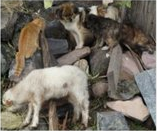
//> input picture homework/zad9_opencv/res/animals.png, 157 x 131 px
$ ./line_match2 res/animals.png   (built with g++ and OpenCV 4)
//> lines starting //> are read from the running program, lines starting //| are printed output that depends on the picture; after the words box and inside, x2 and y2 are one past the last pixel; in counts of white or black regions, pixels touching at a corner belong together
#include <opencv2/core.hpp>
#include <opencv2/imgproc.hpp>
#include <opencv2/highgui.hpp>

#include <iostream>
#include <mutex>
#include <future>
#include <thread>

void show_wait_destroy(const char* winname, const cv::Mat& img) {
    cv::imshow(winname, img);
    cv::moveWindow(winname, 500, 0);
    cv::waitKey(0);
    cv::destroyWindow(winname);
}

cv::Mat createMatLineAlpha( const cv::Size& size, int iAlpha )
{
    cv::Mat mat(size, CV_8U);
    cv::Point origin( size.width / 2, size.height / 2 );
    double dRad = ( iAlpha * M_PI ) / 180.0;

    if ( iAlpha != 90 )
    {
        for( int iCol = 0; iCol < size.width; ++iCol )
        {
            double dValue = std::tan(dRad) * ( iCol - origin.x );
            int iPos = origin.y - std::lround(dValue);

            if ( iPos >= 0 && iPos < size.height )
            {
                mat.at<unsigned char>( iPos , iCol) = 1;
            }
        }
    }
    else
    {
        for ( int iRow = 0; iRow < size.height; ++iRow )
        {
            mat.at<unsigned char>(iRow, origin.x) = 1;
        }
    }

    return mat;
}

auto lineMatchFunction = [](const cv::Mat& bw_image, const cv::Size& size, int alpha)
{
    // Create structure element for extracting lines through morphology operations
    cv::Mat imgStructure = createMatLineAlpha(size, alpha);
    cv::Mat imgLocal = bw_image.clone();

    // Apply morphology operations
    cv::erode(imgLocal, imgLocal, imgStructure, cv::Point(-1, -1));
    cv::dilate(imgLocal, imgLocal, imgStructure, cv::Point(-1, -1));

    return imgLocal;
};

int main( int argc, char** argv )
{
    cv::CommandLineParser parser(argc, argv, "{@input | notes.png | input image}");
    cv::Mat src = cv::imread( cv::samples::findFile( parser.get<cv::String>("@input") ), cv::IMREAD_COLOR);
//> src is the input picture: 131 rows x 157 cols, CV_8UC3; mean B, G, R 95.4, 106.1, 112.5
    if (src.empty())
    {
        std::cout << "Could not open or find the image!\n" << std::endl;
        std::cout << "Usage: " << argv[0] << " <Input image>" << std::endl;
        return -1;
    }

    // Show source image
    cv::imshow("src", src);

    // Transform source image to gray if it is not already
    cv::Mat gray;
    if (src.channels() == 3)
    {
        cvtColor(src, gray, cv::COLOR_BGR2GRAY);
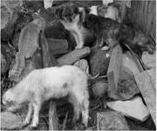
//> gray: 131 rows x 157 cols, CV_8UC1; min 0, max 238, mean 106.8
    }
    else
    {
        gray = src;
    }

    // Show gray image
    show_wait_destroy("gray", gray);

    // Apply adaptiveThreshold at the bitwise_not of gray, notice the ~ symbol
    cv::Mat bw;
    cv::adaptiveThreshold(~gray, bw, 255, cv::ADAPTIVE_THRESH_MEAN_C, cv::THRESH_BINARY, 15, -2);
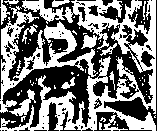
//> bw: 131 rows x 157 cols, CV_8UC1; 47.7% white; 72 white regions (57 under 20 px), largest, box (x1, y1, x2, y2) and area: (0, 0, 156, 131) 6103, (0, 6, 98, 113) 2500, (9, 89, 36, 116) 234

    // Show binary image
    show_wait_destroy("binary", bw);

    // Create the images that will use to extract the angle lines
    int angles[] = { 0, 30, 45, 60, 90, 135, 150 };
    const int angCnt = sizeof(angles) / sizeof(angles[0]);

    // [16 lines of commented-out code are left out]
    int horizontal_size_value = bw.cols / 30;
//> horizontal_size_value = 5
    int vertical_size_value = bw.rows / 30;
//> vertical_size_value = 4
    cv::Size matchSize(horizontal_size_value, vertical_size_value);
//> matchSize = Size(5, 4)

    // [9 lines of commented-out code are left out]
    std::array< std::future<cv::Mat>, angCnt > futureResults;
    for ( int i = 0; i < angCnt; ++i )
    {
        futureResults[i] = std::async( std::launch::async, lineMatchFunction, std::ref(bw), std::cref(matchSize), angles[i]);
    }
//> after the loop, futureResults = 7 items

    // [9 lines of commented-out code are left out]
    std::array< cv::Mat, angCnt > matResults;
    for ( int i = 0; i < angCnt; ++i )
    {
        matResults[i] = futureResults[i].get();
    }

    // // Show extracted lines at 0 degree
    // show_wait_destroy("Angle_0", mat_result_ang0);

    // // Show extracted lines at 30 degree
    // show_wait_destroy("Angle_30", mat_result_ang30);

    // // Show extracted lines at 45 degree
    // show_wait_destroy("Angle_45", mat_result_ang45);

    // // Show extracted lines at 60 degree
    // show_wait_destroy("Angle_60", mat_result_ang60);

    // // Show extracted lines at 90 degree
    // show_wait_destroy("Angle_90", mat_result_ang90);

    // // Show extracted lines at 135 degree
    // show_wait_destroy("Angle_135", mat_result_ang135);

    // // Show extracted lines at 150 degree
    // show_wait_destroy("Angle_150", mat_result_ang150);

    // display partial results
    for ( int i = 0; i < angCnt; ++i )
    {
        std::stringstream ss;
        ss << "Angle_" <<  angles[i];
        show_wait_destroy( ss.str().c_str(), matResults[i] );
    }
//> this loop made 7 passes
//> pass 1, in show_wait_destroy (call 3), `cv::imshow(winname, img);`:
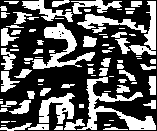
//> window 'Angle_0': 131 rows x 157 cols, CV_8UC1; 37.1% white; 85 white regions (33 under 20 px), largest, box (x1, y1, x2, y2) and area: (77, 77, 156, 130) 1123, (32, 23, 95, 69) 896, (39, 93, 75, 124) 609

    assert( matResults.size() >= 7 );

    // display results on one image
    cv::Mat display = src.clone();
    display.setTo(cv::Scalar(0,0,255), matResults[0]); // red
    display.setTo(cv::Scalar(0,255,0), matResults[1]); // green
    display.setTo(cv::Scalar(255,0,0), matResults[2]); // blue

    display.setTo(cv::Scalar(0,255,255), matResults[3]);  // yellow
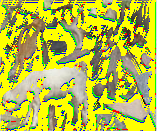
//> display: 131 rows x 157 cols, CV_8UC3; mean B, G, R 69.3, 187, 182
    display.setTo(cv::Scalar(255,255,0), matResults[4]);  // cyan
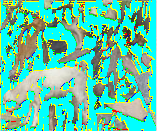
//> display: 131 rows x 157 cols, CV_8UC3; mean B, G, R 165.5, 200.4, 93.7
    display.setTo(cv::Scalar(255,0,255), matResults[5]); // magenta
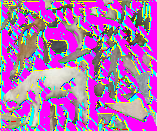
//> display: 131 rows x 157 cols, CV_8UC3; mean B, G, R 178.4, 113.3, 176.8

    display.setTo(cv::Scalar(128,128,255), matResults[6]); // pink
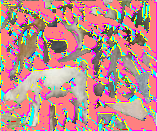
//> display: 131 rows x 157 cols, CV_8UC3; mean B, G, R 139.3, 143, 191.5

    show_wait_destroy("result", display);

    return 0;
}

$ run again, on homework/zad9_opencv/res/dog1.png
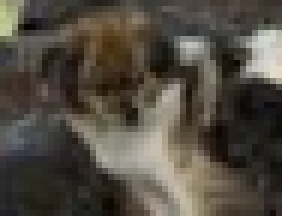
//> input picture homework/zad9_opencv/res/dog1.png, 47 x 36 px (shown 6 times larger)
//> src is the input picture: 36 rows x 47 cols, CV_8UC3; mean B, G, R 65.9, 75.8, 81.7
//> `cv::adaptiveThreshold(~gray, bw, 255, cv::ADAPTIVE_THRESH_MEAN_C, cv::..`:
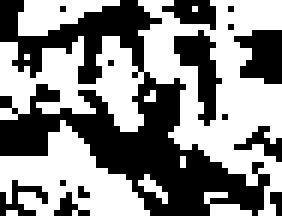
//> bw: 36 rows x 47 cols, CV_8UC1 (shown 6 times larger); 53.7% white; 15 black regions (10 under 20 px), largest, box (x1, y1, x2, y2) and area: (0, 0, 45, 36) 579, (29, 5, 37, 21) 58, (39, 5, 47, 14) 53, (27, 0, 36, 5) 28, (0, 30, 8, 36) 21
//> after the loop `for ( int i = 0; i < angCnt; ++i )`: futureResults = 7 items
//> `display.setTo(cv::Scalar(128,128,255), matResults[6]);`:
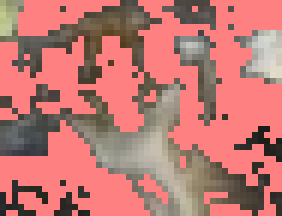
//> display: 36 rows x 47 cols, CV_8UC3 (shown 6 times larger); mean B, G, R 113.4, 119.1, 190.1
